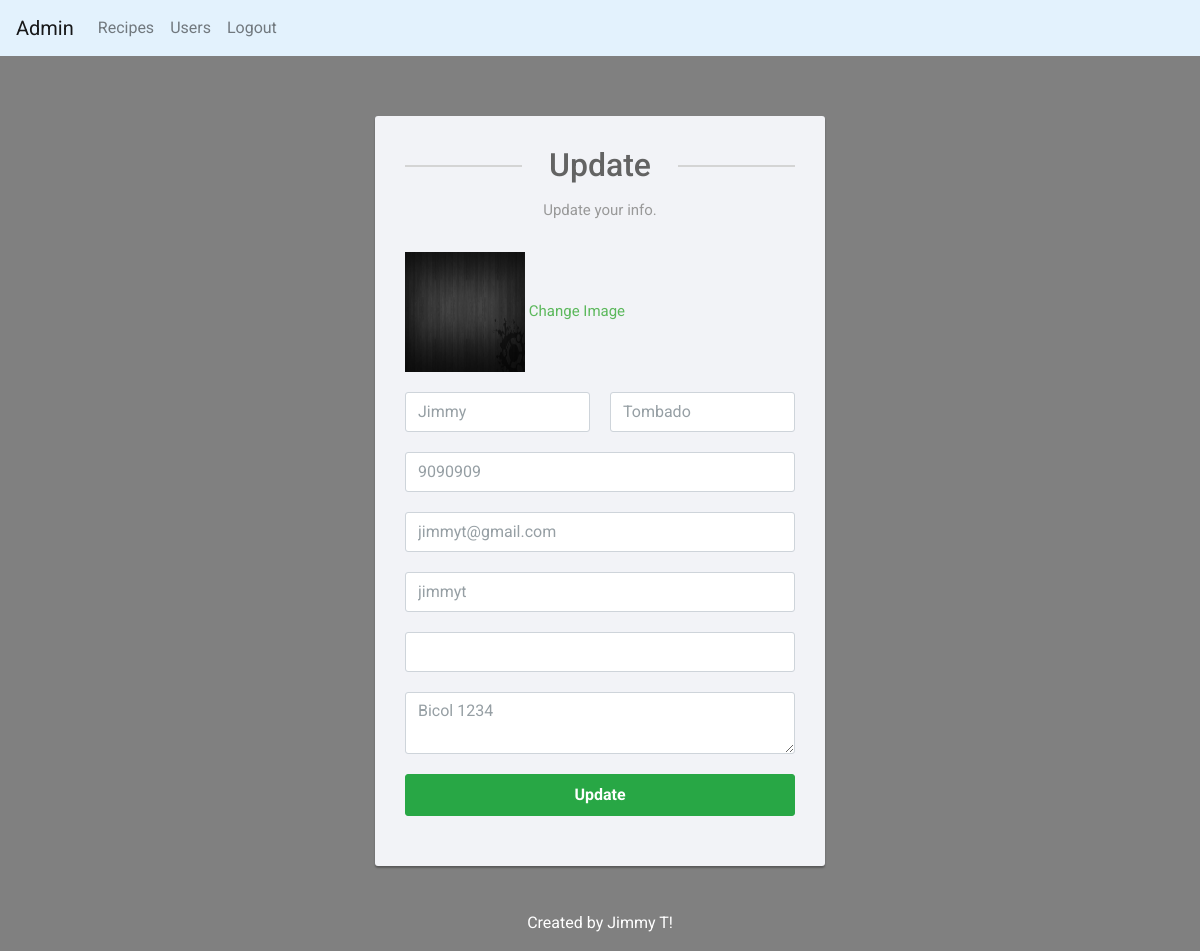
Screenshot of /admin/user-edit.php?editid=8 (signed in) with the database file from the repository.
### tables this page shows
CREATE TABLE `users` (
  `ID` int(10) NOT NULL,
  `FirstName` varchar(200) DEFAULT NULL,
  `LastName` varchar(200) DEFAULT NULL,
  `MobileNumber` bigint(10) DEFAULT NULL,
  `Email` varchar(200) DEFAULT NULL,
  `Username` varchar(255) DEFAULT NULL,
  `Password` varchar(255) DEFAULT NULL,
  `Address` mediumtext DEFAULT NULL,
  `ProfilePic` varchar(200) DEFAULT NULL,
  `CreationDate` timestamp NOT NULL DEFAULT current_timestamp() ON UPDATE current_timestamp()
);

### admin/user-edit.php (the view, shortened to what this page needs)
<?php
include('dbconnection.php');
?>
<?php include 'header.php';?>
<div class="signup-form">
  <form method="POST">
  <?php
    $eid=$_GET['editid'];
    $ret=mysqli_query($con,"select * from users where ID='$eid'");
    while ($row=mysqli_fetch_array($ret)) {
    ?>
    <h2>Update </h2>
    <p class="hint-text">Update your info.</p>
    <div class="form-group">
      <img src="profilepics/<?php  echo $row['ProfilePic'];?>" width="120" height="120">
      <a href="/admin/user-change-image.php?userid=<?php echo $row['ID'];?>">Change Image</a>
    </div>
      <div class="form-group">
      <div class="row">
        <div class="col"><input type="text" class="form-control" name="fname" value="<?php  echo $row['FirstName'];?>" required="true"></div>
        <div class="col"><input type="text" class="form-control" name="lname" value="<?php  echo $row['LastName'];?>" required="true"></div>
      </div>
      </div>
      <div class="form-group">
          <input type="text" class="form-control" name="contactno" value="<?php  echo $row['MobileNumber'];?>" required="true" maxlength="10" pattern="[0-9]+">
      </div>
      <div class="form-group">
        <input type="email" class="form-control" name="email" value="<?php  echo $row['Email'];?>" required="true">
      </div>
      <div class="form-group">
        <input type="text" class="form-control" name="username" value="<?php  echo $row['Username'];?>" required="true">
      </div>
      <div class="form-group">
        <input type="password" class="form-control" name="password" value="" required="true">
      </div>
      <div class="form-group">
          <textarea class="form-control" name="address" required="true"><?php  echo $row['Address'];?></textarea>
      </div>
      <?php } ?>
      <div class="form-group">
        <button type="submit" class="btn btn-success btn-lg btn-block" name="submit">Update</button>
      </div>
  </form>
</div>
<?php include 'footer.php';?>

### admin/css/styles.css (style rules this page uses)
body { color: #fff; background: grey; font-family: 'Roboto', sans-serif; }
.form-control { height: 40px; box-shadow: none; color: #969fa4; }
.form-control, .btn { border-radius: 3px; }
.signup-form { width: 450px; margin: 0 auto; padding: 30px 0; font-size: 15px; }
.signup-form h2 { color: #636363; margin: 0 0 15px; position: relative; text-align: center; }
.signup-form h2:before, .signup-form h2:after { content: ""; height: 2px; width: 30%; background: #d4d4d4; position: absolute; top: 50%; z-index: 2; }
.signup-form h2:before { left: 0; }
.signup-form h2:after { right: 0; }
.signup-form .hint-text { color: #999; margin-bottom: 30px; text-align: center; }
.signup-form form { color: #999; border-radius: 3px; margin-bottom: 15px; background: #f2f3f7; box-shadow: 0px 2px 2px rgba(0, 0, 0, 0.3); padding: 30px; }
.signup-form .form-group { margin-bottom: 20px; }
.signup-form .btn { font-size: 16px; font-weight: bold; min-width: 140px; outline: none !important; }
.signup-form .row div:first-child { padding-right: 10px; }
.signup-form .row div:last-child { padding-left: 10px; }
.signup-form a { color: #fff; text-decoration: underline; }
.signup-form form a { color: #5cb85c; text-decoration: none; }

### rows the page displays
users: ProfilePic (picture), fname "Jimmy", lname "Tombado", contactno "9090909", email "jimmyt@gmail.com", username "jimmyt", address "Bicol 1234"
